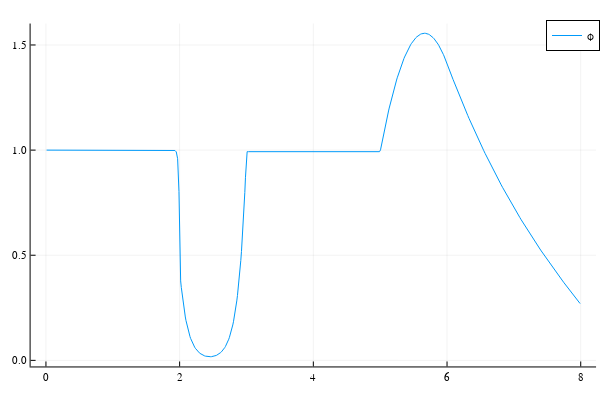

Write notebook code for a chart like this one.
### Code cell
ϕ=slab_diffusion_solver(f,bc,N,graph=true);

### Figure 1 — Plotly figure (JSON) as saved in the notebook; plotly's stock layout.template omitted (floating-point values rounded to 4 significant figures; data arrays with more than 128 entries replaced by an {"elided": "..."} marker saying what was removed)
{"data": [{"colorbar": {"len": 0.9525, "title": "", "x": 0.9934, "y": 0.5139}, "legendgroup": "ϕ", "line": {"color": "rgba(0, 154, 250, 1.000)", "dash": "solid", "shape": "linear", "width": 1}, "mode": "lines", "name": "ϕ", "showlegend": true, "type": "scatter", "x": {"elided": "500 float values"}, "xaxis": "x", "y": {"elided": "500 float values"}, "yaxis": "y"}], "layout": {"annotations": [], "height": 400, "legend": {"bgcolor": "rgba(255, 255, 255, 1.000)", "bordercolor": "rgba(0, 0, 0, 1.000)", "borderwidth": 1, "font": {"color": "rgba(0, 0, 0, 1.000)", "family": "sans-serif", "size": 11}, "title": {"font": {"color": "rgba(0, 0, 0, 1.000)", "family": "sans-serif", "size": 15}, "text": ""}, "tracegroupgap": 0, "traceorder": "normal", "x": 1, "xanchor": "auto", "y": 1, "yanchor": "auto"}, "margin": {"b": 20, "l": 0, "r": 0, "t": 20}, "paper_bgcolor": "rgba(255, 255, 255, 1.000)", "plot_bgcolor": "rgba(255, 255, 255, 1.000)", "showlegend": true, "width": 600, "xaxis": {"anchor": "y", "domain": [0.05101, 0.9934], "gridcolor": "rgba(0, 0, 0, 0.100)", "gridwidth": 0.5, "linecolor": "rgba(0, 0, 0, 1.000)", "mirror": false, "range": [-0.2294, 8.229], "showgrid": true, "showline": true, "showticklabels": true, "tickangle": 0, "tickcolor": "rgb(0, 0, 0)", "tickfont": {"color": "rgba(0, 0, 0, 1.000)", "family": "sans-serif", "size": 11}, "tickmode": "array", "ticks": "inside", "ticktext": ["0", "2", "4", "6", "8"], "tickvals": [0, 2, 4, 6, 8], "title": "", "titlefont": {"color": "rgba(0, 0, 0, 1.000)", "family": "sans-serif", "size": 15}, "type": "-", "visible": true, "zeroline": false, "zerolinecolor": "rgba(0, 0, 0, 1.000)"}, "yaxis": {"anchor": "x", "domain": [0.03762, 0.9902], "gridcolor": "rgba(0, 0, 0, 0.100)", "gridwidth": 0.5, "linecolor": "rgba(0, 0, 0, 1.000)", "mirror": false, "range": [-0.02893, 1.602], "showgrid": true, "showline": true, "showticklabels": true, "tickangle": 0, "tickcolor": "rgb(0, 0, 0)", "tickfont": {"color": "rgba(0, 0, 0, 1.000)", "family": "sans-serif", "size": 11}, "tickmode": "array", "ticks": "inside", "ticktext": ["0.0", "0.5", "1.0", "1.5"], "tickvals": [0, 0.5, 1, 1.5], "title": "", "titlefont": {"color": "rgba(0, 0, 0, 1.000)", "family": "sans-serif", "size": 15}, "type": "-", "visible": true, "zeroline": false, "zerolinecolor": "rgba(0, 0, 0, 1.000)"}}}
